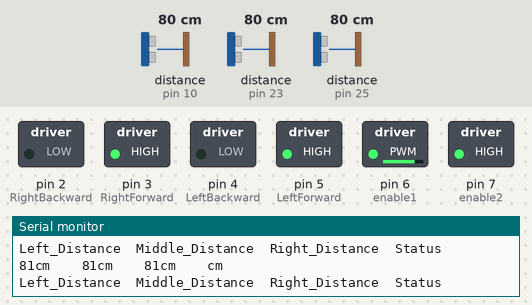
This sketch was run on a simulated Arduino Uno, built with avr-gcc and run on an emulated ATmega328P. On the bench: switched loads named in the sketch (green lamp = pin HIGH), the last lines printed to the serial monitor. The inputs (shaded band) are chosen by the test bench; at power-on: distance to the obstacle (sensors on pin 10, pin 23, pin 25) 80 cm. The echo pulse lasts 58.3 µs per cm.

Above: at 1.2 s.
1.3 s: distance to the obstacle (sensor on pin 10) set to 11 cm
3.3 s: distance to the obstacle (sensor on pin 10) set to 8 cm
At 4.0 s:
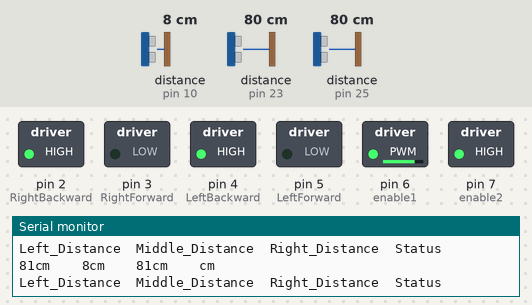
4.9 s: distance to the obstacle (sensor on pin 23) set to 11 cm
7.9 s: distance to the obstacle (sensor on pin 23) set to 8 cm
9.4 s: distance to the obstacle (sensor on pin 10) set to 18 cm
At 9.8 s:
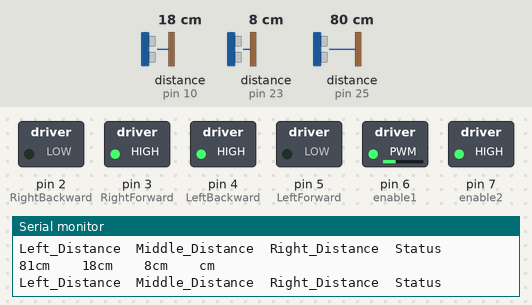
Timing chart, 0 to 12.4 s (numbered marks = the images above; inputs shaded):
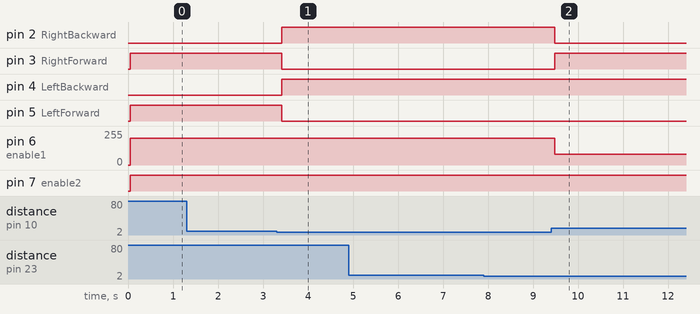

The sketch:

ROBOT_Avoider_3Sensor_Ultrasonic.ino
```cpp
#include <NewPing.h>

int echo1 = 10; //left_sensor echo
int trig1 = 9; //left_sensor trig
int echo2 = 23; //central_sensor echo
int trig2 = 22; //central_sensor trig
int echo3 = 25; //right_sensor echo
int trig3 = 24; //right_sensor trig

#define maximum_distance1 200
#define maximum_distance2 200
#define maximum_distance3 200

const int LeftForward = 5;
const int LeftBackward = 4;
const int RightForward = 3;
const int RightBackward = 2;

const int enable1 = 6;
const int enable2 = 7;
int PWM = 200;//ATUR KECEPATAN 10 SAMPAI 255

NewPing sonar1(trig1,echo1,maximum_distance1);
NewPing sonar2(trig2,echo2,maximum_distance2);
NewPing sonar3(trig3,echo3,maximum_distance3);
int Left_Distance = 0,Right_Distance = 0,Middle_Distance = 0 ;
void _Forward()
{

    analogWrite(enable1, PWM);
    analogWrite(enable2, PWM);

    digitalWrite(LeftForward, HIGH);
    digitalWrite(LeftBackward, LOW);
    digitalWrite(RightForward, HIGH);
    digitalWrite(RightBackward, LOW);
    Serial.println("cm");
}
void _Back()
{

  analogWrite(enable1, PWM);
  analogWrite(enable2, PWM);

  digitalWrite(LeftForward, LOW);
  digitalWrite(LeftBackward, HIGH);
  digitalWrite(RightForward, LOW);
  digitalWrite(RightBackward, HIGH);
  Serial.println("cm\t\t");
}
void _left()
{

  analogWrite(enable1, 80);
  analogWrite(enable2, 200);

  digitalWrite(LeftForward, LOW);
  digitalWrite(LeftBackward, HIGH);
  digitalWrite(RightForward, HIGH);
  digitalWrite(RightBackward, LOW);
  Serial.println("cm\t\t");
}
void _right()
{

  analogWrite(enable1, 200);
  analogWrite(enable2, 80);

  digitalWrite(LeftForward, HIGH);
  digitalWrite(LeftBackward, LOW);
  digitalWrite(RightForward, LOW);
  digitalWrite(RightBackward, HIGH);
Serial.println("cm\t\t");
}
void _Stop()
{
  analogWrite(enable1, 0);
  analogWrite(enable2, 0);

  digitalWrite(LeftForward, LOW);
  digitalWrite(LeftBackward, LOW);
  digitalWrite(RightForward, LOW);
  digitalWrite(RightBackward, LOW);
  Serial.println("cm\t\t");
}

void setup()
{
Serial.begin(9600);
  pinMode(LeftForward, OUTPUT);
  pinMode(LeftBackward, OUTPUT);
  pinMode(RightForward, OUTPUT);
  pinMode(RightBackward, OUTPUT);

  pinMode(enable1, OUTPUT);
  pinMode(enable2, OUTPUT);

_Stop();
}
void loop()
{
  Left_Distance = sonar3.ping_cm();
  delay(10);
  Middle_Distance = sonar1.ping_cm();
  delay(10);
  Right_Distance = sonar2.ping_cm();
  delay(10);
  Serial.println("Left_Distance\tMiddle_Distance\tRight_Distance\tStatus\n");
  Serial.print(Left_Distance);
  Serial.print("cm\t\t");
  Serial.print(Middle_Distance);
  Serial.print("cm\t\t");
  Serial.print(Right_Distance);
  Serial.print("cm\t\t");

  if(Middle_Distance<10)
    _Back();
  else if ((Middle_Distance<20) && (Right_Distance<20) && (Left_Distance<20))
    _Back();
  else if ((Middle_Distance > 20) && (Right_Distance<20) && (Left_Distance<20))
    _Forward();
  else if ((Middle_Distance > 20) && (Right_Distance>20) && (Left_Distance>20))
    _Forward();
  else if((Middle_Distance<20) &&(Right_Distance<20) && (Left_Distance>20))
    _left();
  else if ((Middle_Distance<20) && (Right_Distance>20) && (Left_Distance<20))
     _right();
}
```

Measured:
- the behaviour switches between 10 and 9 cm on distance to the obstacle (sensor on pin 10) (found by bisection; images 0 and 1)
- after the input at 3.3 s, pin 2 (RightBackward), pin 4 (LeftBackward): LOW → HIGH after 0.12 s; pin 3 (RightForward), pin 5 (LeftForward): HIGH → LOW after 0.12 s
- after the input at 9.4 s, pin 2 (RightBackward): HIGH → LOW after 0.08 s; pin 3 (RightForward): LOW → HIGH after 0.08 s; pin 6 (enable1): 200/255 → 80/255 after 0.08 s
